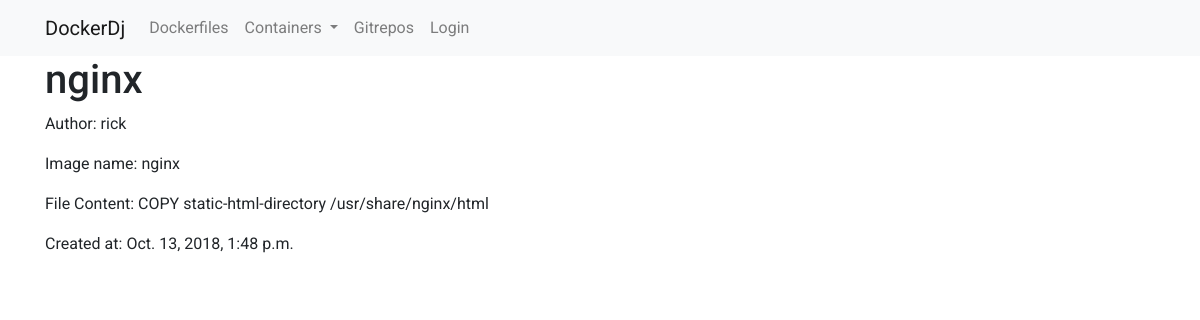
/dockerapp/dockerfile/1, run on an earlier commit of the app's database.
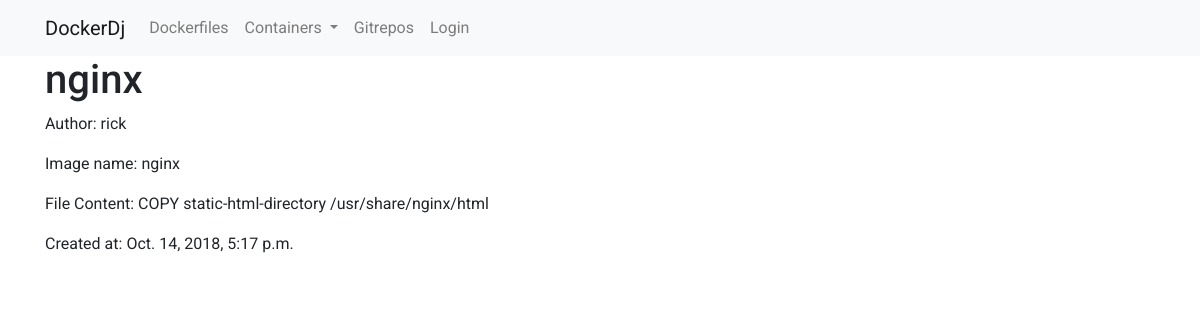
And on a later commit of the database.
### dockerapp/models.py (models this page shows, shortened)
class Dockerfile(models.Model):
    author = models.ForeignKey('auth.User', on_delete=models.CASCADE)
    title = models.CharField(max_length=200)
    image_name = models.CharField(max_length=200)
    dockerfile_content = models.TextField()
    dockerfile = models.FileField(upload_to='media/dockerfiles/',blank=True)
    created_date = models.DateTimeField(default=timezone.now)

### dockerapp/views.py (the view)
# urls.py: url(r"dockerfile/(?P<pk>\d+)",views.DockerfileDetail.as_view(),name="dockerfile_change"),
class DockerfileDetail(SelectRelatedMixin, generic.DetailView):
    model = models.Dockerfile
    select_related = ("author",)

### dockerapp/templates/dockerapp/dockerfile_detail.html (shortened to what this page needs)
{% extends "base.html" %}
{% block content %}
  <h1>{{ dockerfile.title }}</h1>
  <p>Author: {{ dockerfile.author }}</p>
  <p>Image name: {{ dockerfile.image_name}}</p>
  <p>File Content: {{ dockerfile.dockerfile_content }}</p>
  <p>Created at: {{ dockerfile.created_date }}</p>
{% endblock %}

What changed in the data, as far as the page shows it:
changed Dockerfile "nginx": created_date "Oct. 13, 2018, 1:48 p.m." → "Oct. 14, 2018, 5:17 p.m."
